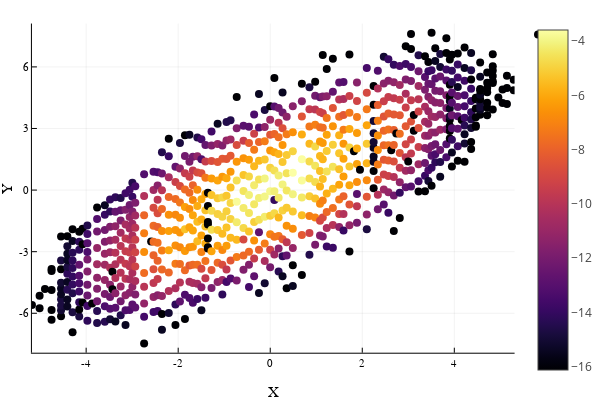

Write notebook code for a chart like this one.
### Code cell
x = randn(10^7)
y = x + randn(10^7)

o = fit!(IndexedPartition(Float64, Hist(10)), table(x,y))

plot(o, ylab = "Y", xlab = "X")

### Figure 1 — Plotly figure (JSON) as saved in the notebook; plotly's stock layout.template omitted (floating-point values rounded to 4 significant figures; data arrays with more than 128 entries replaced by an {"elided": "..."} marker saying what was removed)
{"data": [{"colorbar": {"title": ""}, "hoverinfo": "text", "marker": {"cmax": -3.593, "cmin": -16.12, "color": {"elided": "829 float values"}, "colorscale": [[0, "rgba(0, 0, 4, 1.000)"], [0.03448, "rgba(4, 3, 20, 1.000)"], [0.06897, "rgba(13, 8, 41, 1.000)"], [0.1034, "rgba(24, 12, 60, 1.000)"], [0.1379, "rgba(38, 12, 81, 1.000)"], [0.1724, "rgba(54, 9, 97, 1.000)"], [0.2069, "rgba(69, 10, 105, 1.000)"], [0.2414, "rgba(84, 15, 109, 1.000)"], [0.2759, "rgba(97, 19, 110, 1.000)"], [0.3103, "rgba(111, 25, 110, 1.000)"], [0.3448, "rgba(125, 30, 109, 1.000)"], [0.3793, "rgba(140, 35, 105, 1.000)"], [0.4138, "rgba(154, 40, 101, 1.000)"], [0.4483, "rgba(166, 45, 96, 1.000)"], [0.4828, "rgba(180, 51, 89, 1.000)"], [0.5172, "rgba(193, 58, 80, 1.000)"], [0.5517, "rgba(206, 67, 71, 1.000)"], [0.5862, "rgba(216, 76, 62, 1.000)"], [0.6207, "rgba(226, 87, 52, 1.000)"], [0.6552, "rgba(235, 100, 41, 1.000)"], [0.6897, "rgba(241, 115, 29, 1.000)"], [0.7241, "rgba(247, 130, 18, 1.000)"], [0.7586, "rgba(250, 144, 8, 1.000)"], [0.7931, "rgba(252, 161, 8, 1.000)"], [0.8276, "rgba(252, 178, 22, 1.000)"], [0.8621, "rgba(250, 196, 42, 1.000)"], [0.8966, "rgba(246, 213, 67, 1.000)"], [0.931, "rgba(243, 229, 93, 1.000)"], [0.9655, "rgba(242, 244, 130, 1.000)"], [1, "rgba(252, 255, 164, 1.000)"]], "line": {"color": {"elided": "829 str values"}, "width": 0}, "showscale": true, "size": 8, "symbol": "circle"}, "mode": "markers", "name": "y1", "showlegend": true, "text": {"elided": "829 str values"}, "type": "scatter", "x": {"elided": "829 float values"}, "xaxis": "x1", "y": {"elided": "829 float values"}, "yaxis": "y1"}], "layout": {"annotations": [], "height": 400, "legend": {"bgcolor": "rgba(255, 255, 255, 1.000)", "bordercolor": "rgba(0, 0, 0, 1.000)", "font": {"color": "rgba(0, 0, 0, 1.000)", "family": "sans-serif", "size": 11}, "x": 1, "y": 1}, "margin": {"b": 20, "l": 0, "r": 0, "t": 20}, "paper_bgcolor": "rgba(255, 255, 255, 1.000)", "plot_bgcolor": "rgba(255, 255, 255, 1.000)", "showlegend": true, "width": 600, "xaxis1": {"anchor": "y1", "domain": [0.06165, 0.9934], "gridcolor": "rgba(0, 0, 0, 0.100)", "gridwidth": 0.5, "linecolor": "rgba(0, 0, 0, 1.000)", "mirror": false, "range": [-5.178, 5.31], "showgrid": true, "showline": true, "showticklabels": true, "tickangle": 0, "tickcolor": "rgb(0, 0, 0)", "tickfont": {"color": "rgba(0, 0, 0, 1.000)", "family": "sans-serif", "size": 11}, "tickmode": "array", "ticks": "inside", "ticktext": ["-4", "-2", "0", "2", "4"], "tickvals": [-4, -2, 0, 2, 4], "title": "X", "titlefont": {"color": "rgba(0, 0, 0, 1.000)", "family": "sans-serif", "size": 15}, "type": "-", "visible": true, "zeroline": false, "zerolinecolor": "rgba(0, 0, 0, 1.000)"}, "yaxis1": {"anchor": "x1", "domain": [0.07581, 0.9902], "gridcolor": "rgba(0, 0, 0, 0.100)", "gridwidth": 0.5, "linecolor": "rgba(0, 0, 0, 1.000)", "mirror": false, "range": [-7.921, 8.111], "showgrid": true, "showline": true, "showticklabels": true, "tickangle": 0, "tickcolor": "rgb(0, 0, 0)", "tickfont": {"color": "rgba(0, 0, 0, 1.000)", "family": "sans-serif", "size": 11}, "tickmode": "array", "ticks": "inside", "ticktext": ["-6", "-3", "0", "3", "6"], "tickvals": [-6, -3, 0, 3, 6], "title": "Y", "titlefont": {"color": "rgba(0, 0, 0, 1.000)", "family": "sans-serif", "size": 15}, "type": "-", "visible": true, "zeroline": false, "zerolinecolor": "rgba(0, 0, 0, 1.000)"}}}
